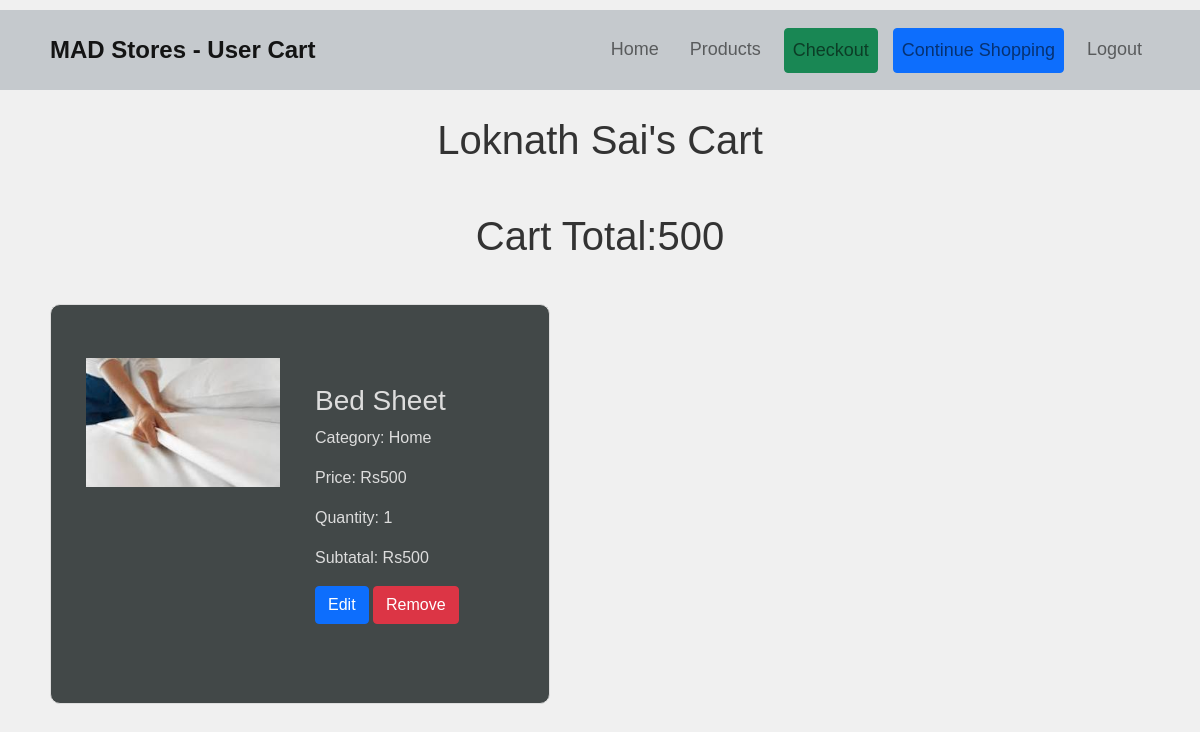
Page /user/cart (signed in) on the committed database.
### models.py (models this page shows)
class Users(db.Model):
    username=db.Column(db.String(50),primary_key=True)
    password=db.Column(db.String(50),nullable=False)
    name=db.Column(db.String(50),nullable=False)
    email=db.Column(db.String(50),nullable=False)

class User_cart(db.Model):
    entry_id=db.Column(db.Integer,auto_increment=True,primary_key=True)
    username = db.Column(db.String(50),nullable=False)
    product_id = db.Column(db.Integer,nullable=False)
    product_name = db.Column(db.String(50), nullable=False)
    quantity = db.Column(db.Integer, nullable=False)
    unit_cost = db.Column(db.Integer)  # No need to specify ForeignKey for unit_cost
    cost = db.Column(db.Integer, nullable=False)
    category=db.Column(db.String(50),nullable=False)
    image_url=db.Column(db.String(100),nullable=False)

### app.py (the view)
@app.route('/user/cart',methods=['GET','POST'])
def cart():
    user=Users.query.filter_by(username=session["user"]).first()
    items=User_cart.query.filter_by(username=session["user"]).all()
    total=0
    for item in items:
        total+=item.cost
    return render_template('cart.html',items=items,user=user,logged_in=True,total=total)

### templates/cart.html (shortened to what this page needs)
<!DOCTYPE html>
<html lang="en">
<head>
    <link href="https://cdn.jsdelivr.net/npm/bootstrap@5.1.3/dist/css/bootstrap.min.css" rel="stylesheet">
    <link rel="stylesheet" href="{{ url_for('static', filename='style3.css') }}">
</head>
<body>
    <nav class="navbar navbar-expand-lg navbar-light fixed-top">
        <div class="container justify-content-center">
            <a class="navbar-brand" href="#">MAD Stores - User Cart</a>
            <ul class="navbar-nav ml-auto">
                <li class="nav-item">
                    <a class="nav-link" href="/dashboard">Home</a>
                </li>
                <li class="nav-item">
                    <a class="nav-link" href="/user/products">Products</a>
                </li>
                {% if logged_in %}
                <li class="nav-item">
                    <a class="nav-link btn btn-success" href="/user/cart/test">Checkout</a>
                </li>
                <li class="nav-item">
                    <a href="/user/products" class="nav-link btn btn-primary">Continue Shopping</a>
                {% endif %}
                {% if not logged_in %}
                <li class="nav-item">
                    <a class="nav-link" href="/login">Login</a>
                </li>
                {% else %}
                <li class="nav-item">
                    <a class="nav-link" href="/logout">Logout</a>
                </li>
                {% endif %}
            </ul>
        </div>
    </nav>
    <div class="container mt-5">
        <h1 class="mt-5 text-center">{{user.name}}'s Cart</h1>
        <h1 class="mt-5 text-center">Cart Total:{{total}}</h1>
        <div class="row row-cols-1 row-cols-md-2 g-4 mt-4">
            {% for product in items %}
            <div class="col-md-6">
                <div class="product-block">
                    <div class="product-image">
                        <img src="{{product.image_url}}" alt="{{ product.product_name }}" class="img-fluid">
                    </div>
                    <div class="product-details">
                        <h3>{{ product.product_name }}</h3>
                        <p>Category: {{ product.category }}</p>
                        <p>Price: Rs{{ product.unit_cost }}</p>
                        <p>Quantity: {{ product.quantity }}</p>
                        <p>Subtatal: Rs{{ product.cost }}</p>
                        <a href="/user/cart/update/{{ product.entry_id }}" class="btn btn-primary">Edit</a>
                        <a href="/user/cart/remove/{{product.entry_id}}" class="btn btn-danger">Remove</a>
                    </div>
                </div>
            </div>
            {% endfor %}
        </div>
    </div>
</body>
</html>

### static/style3.css (style rules this page uses)
body { font-family: Arial, sans-serif; color: #333; background-color: #f0f0f0; }
.container { margin-top: 100px; height: 90%; padding: 20px; }
.row .col-md-6:first-child { margin-top: 20px; }
.container .row { margin-top: 20px; height: 200px; }
.container .row .col-md-6 .product-block .product-image img { max-height: 200px; height: auto; width: auto; max-width: 100%; }
.product-block { display: flex; align-items: center; border: 1px solid #ddd; padding: 20px; margin-bottom: 20px; flex-basis: calc(50% - 40px); height: 400px; width: 500px; background-color: rgb(66, 72, 72); border-radius: 10px; color: #ddd; }
.product-image { flex: 1; margin-right: 20px; padding: 5px; border-radius: 5px; }
.product-image img { max-width: 100%; height: auto; border-radius: 10px; padding: 10px; max-width: 500px; }
.product-details { flex: 1; }
.product-details h3 { margin-top: 0; }
.navbar { background-color: #c5c9cd; padding: 15px 0; margin-top: 10px; height:10% }
.navbar-brand { font-size: 24px; font-weight: bold; color: #007bff; position: relative; margin-bottom: 100px; }
.navbar-nav { margin-bottom: 100px; margin-left: auto; }
.nav-link { color: #333; font-size: 18px; margin-left: 15px; }
.product-image { height: 90%; border-radius: 10px; overflow: hidden; }
.product-image img { object-fit: cover; width: 100%; height: 100%; }

### rows in the picture
Users: name "Loknath Sai"
User_cart: image_url (picture), product_name "Bed Sheet", category "Home", unit_cost "500", quantity "1", cost "500"

### other values in the picture
{{ total }} "500"
